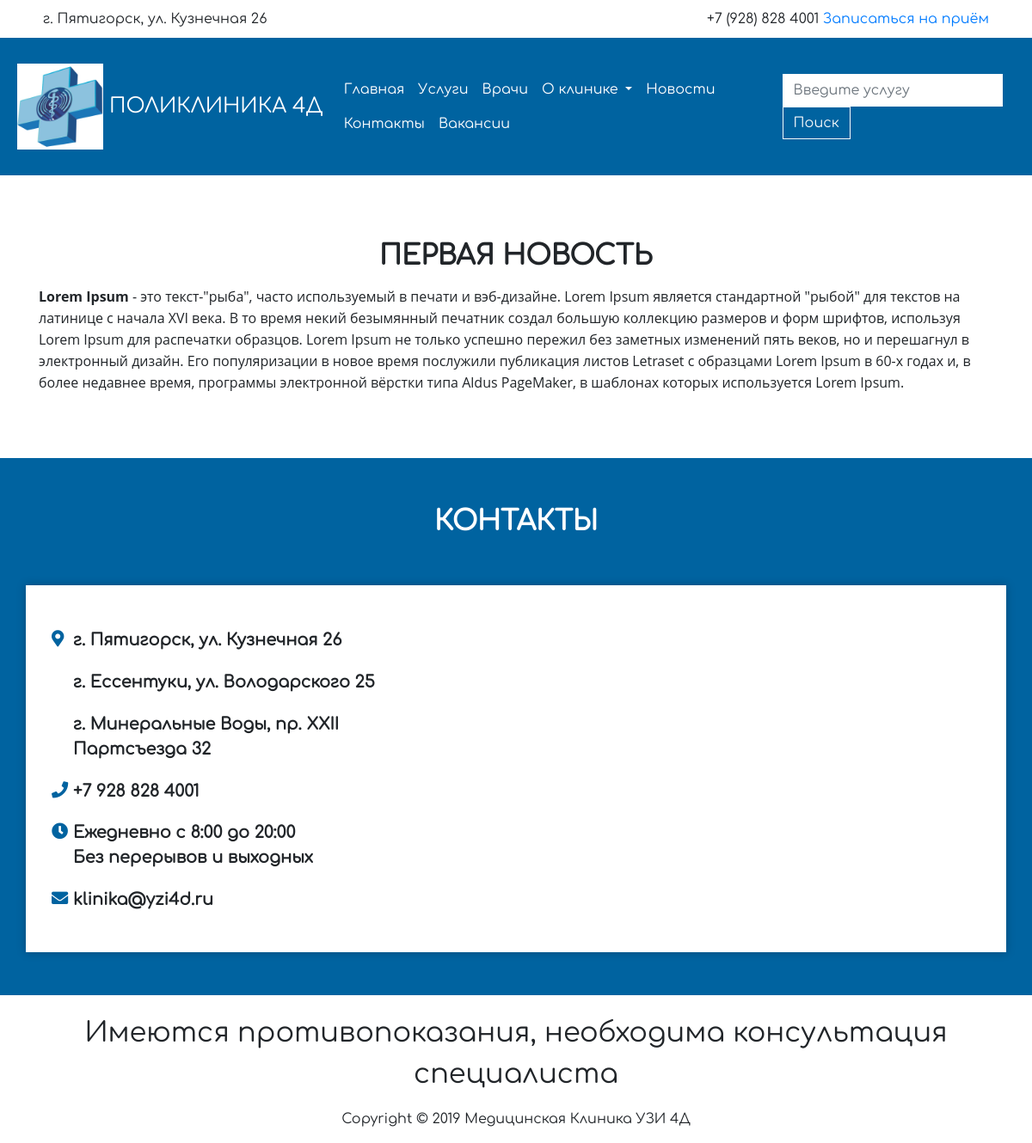
The page /news/1 on the database as committed earlier.
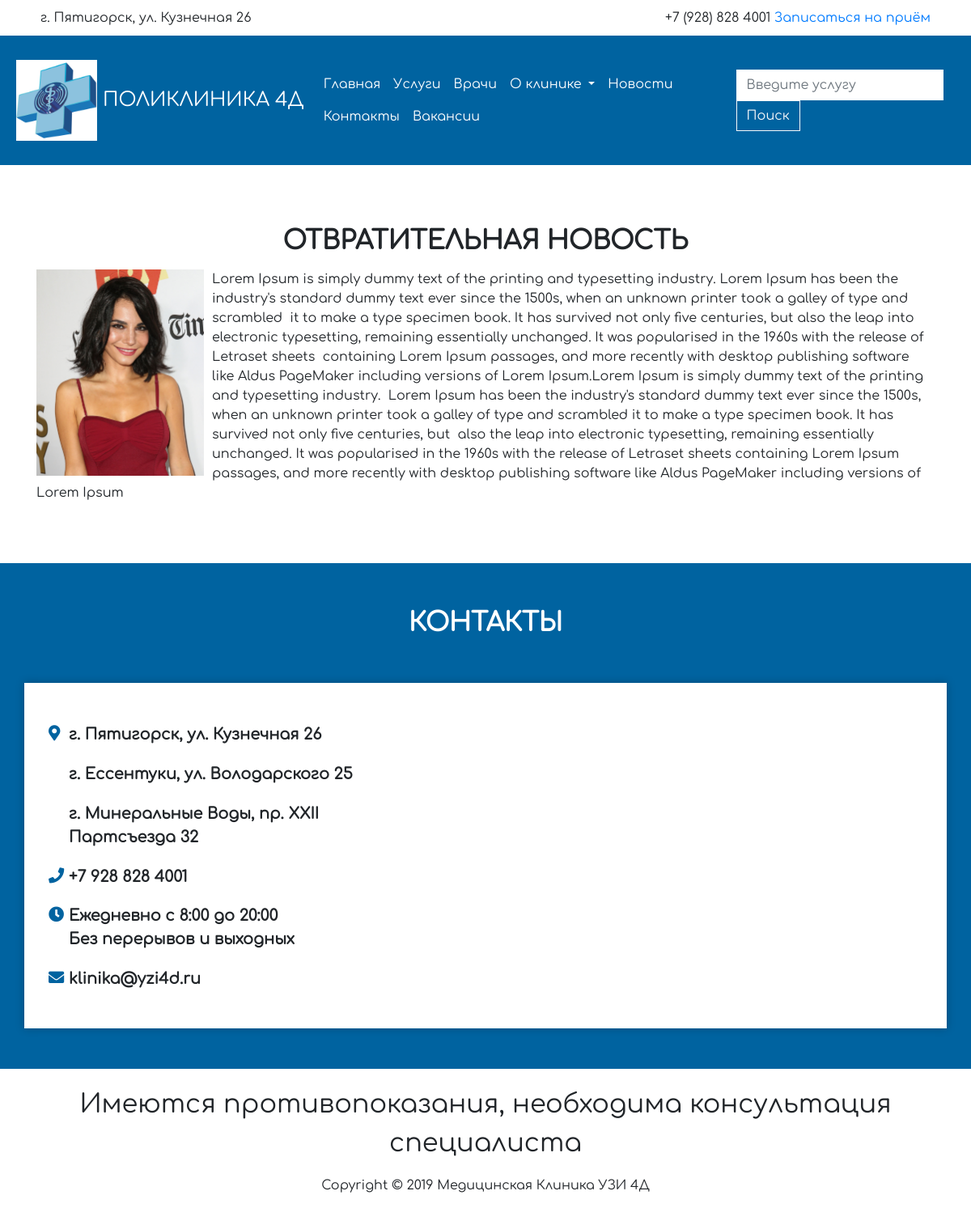
The same page on the database as committed later.
### news/models.py (models this page shows, shortened)
class Novost(models.Model):
    title = models.CharField(max_length=250, verbose_name='Заголовок')
    text = HTMLField(verbose_name='Новость')
    date = models.DateField(verbose_name='Дата публикации', auto_now_add=True)
    is_active = models.BooleanField(verbose_name='Опубликовать', default=True)
    def get_picture_url(self, filename):
        ext = filename.split('.')[-1]
        filename = '%s.%s' % (self.title, ext)
        return 'images/news/%s' % filename
    image = models.ImageField(upload_to=get_picture_url, verbose_name='Фотография')
    class Meta:
        verbose_name = 'Новость'
        verbose_name_plural = 'Новости'
        ordering = ['-date']

### news/views.py (the view)
# urls.py: path('<news_id>', views.news_detail, name='news_detail'),
def news_detail(request, news_id):
    news = Novost.objects.get(id=int(news_id))
    context = {
        'news': news,
    }
    return render(request, 'news/newsdetail.html', context)

### landing/context_processors.py (called while the page is built)
def gettingabouts(request):
    abouts = About.objects.all()
    context = {
        'abouts': abouts,
    }
    return context

### templates/news/newsdetail.html (shortened to what this page needs)
{% extends 'base.html' %}
{% block content %}
<div class="container">
    <h1>{{news.title}}</h1>
    <p>{{news.text|safe}}</p>
</div>
{% endblock content %}

Rows that differ between the two databases and show on the page:
changed Novost: title "ПЕРВАЯ НОВОСТЬ" → "ОТВРАТИТЕЛЬНАЯ НОВОСТЬ"; text: picture added; text "Lorem Ipsum - это текст-\"рыба\", часто используемый в печати и вэб-дизайне. Lorem Ipsum является стандартной \"рыбой\" для текстов на латинице с начала XVI века. В то время некий безымянный печатник создал большую коллекцию размеров и форм шрифтов, используя Lorem Ipsum для распечатки образцов. Lorem Ipsum не только успешно пережил без заметных изменений пять веков, но и перешагнул в электронный дизайн. Его популяризации в новое время послужили публикация листов Letraset с образцами Lorem Ipsum в 60-х годах и, в более недавнее время, программы электронной вёрстки типа Aldus PageMaker, в шаблонах которых используется Lorem Ipsum." → "Lorem Ipsum is simply dummy text of the printing and typesetting industry. Lorem Ipsum has been the industry's standard dummy text ever since the 1500s, when an unknown printer took a galley of type and scrambled it to make a type specimen book. It has survived not only five centuries, but also the leap into electronic typesetting, remaining essentially unchanged. It was popularised in the 1960s with the release of Letraset sheets containing Lorem Ipsum passages, and more recently with desktop publishing software like Aldus PageMaker including versions of Lorem Ipsum.Lorem Ipsum is simply dummy text of the printing and typesetting industry. Lorem Ipsum has been the industry's standard dummy…"
